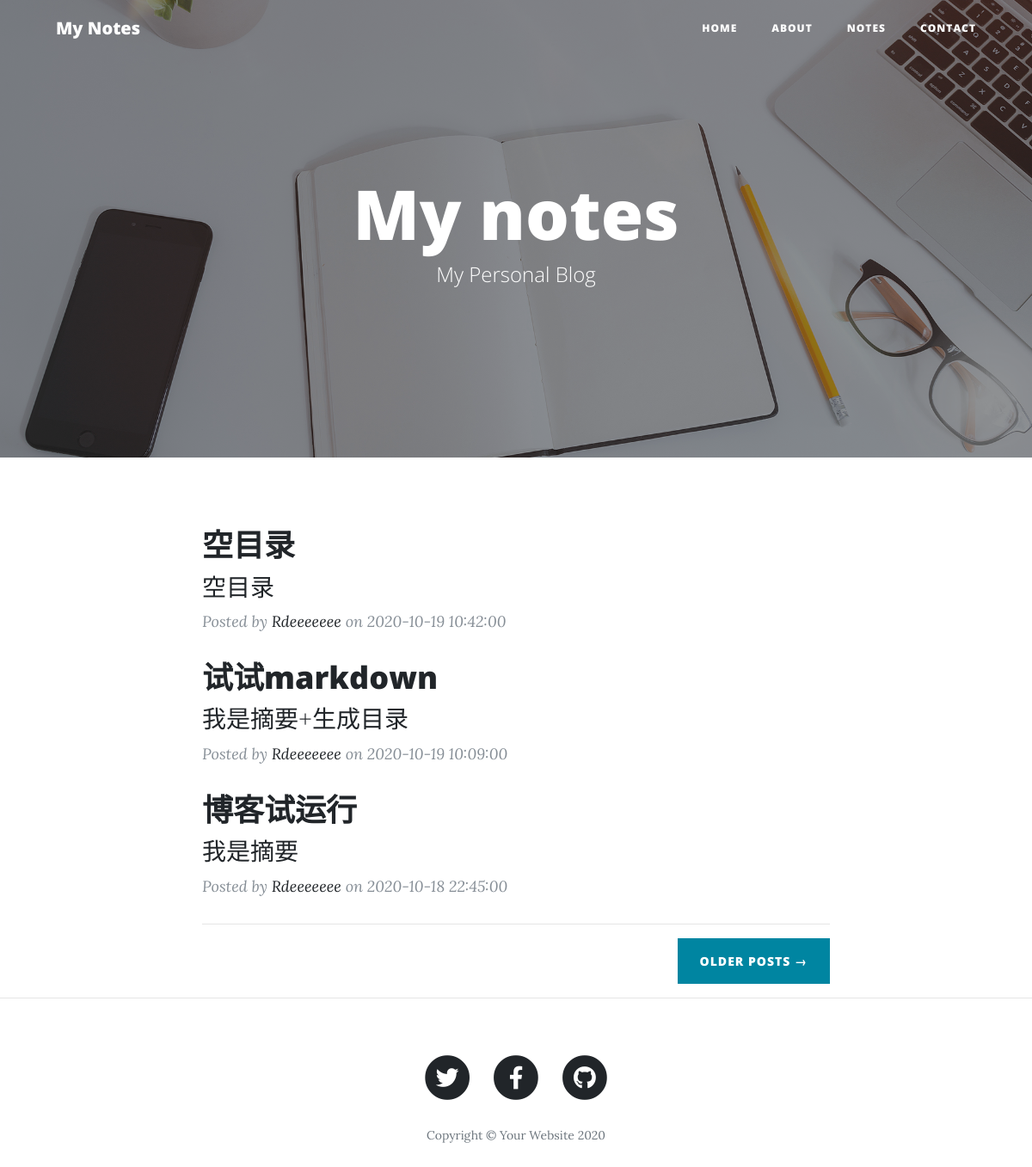
Page /tags/1/ on the committed database.
### blog/models.py (models this page shows, shortened)
class Post(models.Model):
	title = models.CharField(max_length=70)
	body = models.TextField()
	created_time = models.DateTimeField()
	modified_time = models.DateTimeField()
	excerpt = models.CharField(max_length=200, blank=True)
	category = models.ForeignKey(Category, on_delete=models.CASCADE)
	tags = models.ManyToManyField(Tag, blank=True)
	author = models.ForeignKey(User, on_delete=models.CASCADE)
	def get_absolute_url(self):
		return reverse('blog:detail', kwargs={'pk': self.pk})
	class Meta:
		verbose_name = '文章'
		verbose_name_plural = verbose_name
		ordering = ['-created_time']

### blog/views.py (the view)
# urls.py: path('tags/<int:pk>/', views.tag, name='tag'),
def tag(request, pk):
	t = get_object_or_404(Tag, pk=pk)
	post_list = Post.objects.filter(tags=t).order_by('-created_time')
	return render(request, 'blog/index.html', context={'post_list': post_list})

### templates/blog/index.html
{% extends 'base.html' %}
{% load static %}
{% block title %}
  <h1>My notes</h1>
  <span class="subheading">My Personal Blog</span>
{% endblock title %}
{% block main %}
  <div class="container">
    <div class="row">
      <div class="col-lg-8 col-md-10 mx-auto">
        {% for post in post_list %}
          <div class="post-preview">
            <a href="{{ post.get_absolute_url }}">
              <h2 class="post-title">
                {{ post.title }}
              </h2>
              <h3 class="post-subtitle">
                {{ post.excerpt }}
              </h3>
            </a>
            <p class="post-meta">Posted by
              <a href="#">{{ post.author }}</a>
              on {{ post.created_time|date:"Y-n-d H:i:s" }}</p>
          </div>
        {% empty %}
          <div class="no-post">暂时还没有发布的文章！</div>
        {% endfor %}
        <hr>
        <div class="clearfix">
          <a class="btn btn-primary float-right" href="#">Older Posts &rarr;</a>
        </div>
      </div>
    </div>
  </div>
{% endblock main %}

### rows in the picture
Post: title "空目录", excerpt "空目录", author "Rdeeeeeee", created_time "2020-10-19 10:42:00"
Post: title "试试markdown", excerpt "我是摘要+生成目录", author "Rdeeeeeee", created_time "2020-10-19 10:09:00"
Post: title "博客试运行", excerpt "我是摘要", author "Rdeeeeeee", created_time "2020-10-18 22:45:00"
